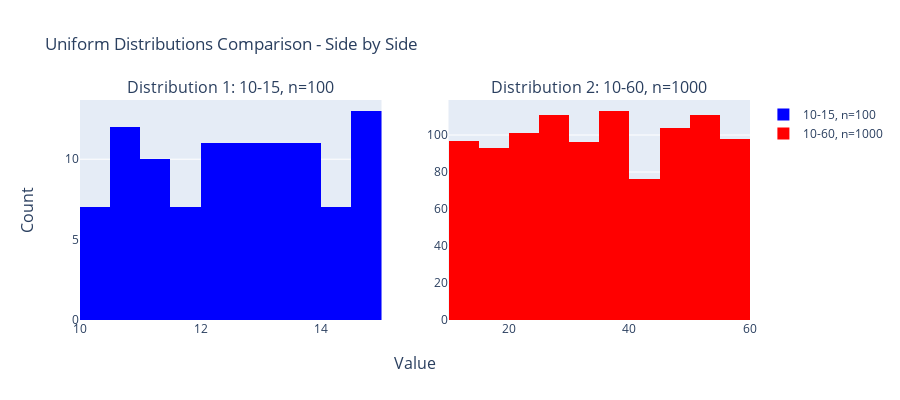

Source (notebook cell):
### Code cell
import plotly.express as px
from plotly.subplots import make_subplots
import plotly.graph_objs as go

import pandas as pd

# Combine the data into a DataFrame for Plotly
df_plot = pd.DataFrame({
    "Value": np.concatenate([set_one, set_two]),
    "Set": (["10-15, n=100"] * len(set_one)) + (["10-60, n=1000"] * len(set_two))
})

fig = make_subplots(
    rows=1, cols=2,
    subplot_titles=("Distribution 1: 10-15, n=100", "Distribution 2: 10-60, n=1000"),
    x_title="Value",
    y_title="Count"
)

# Add first histogram
fig.add_trace(
    go.Histogram(x=set_one, nbinsx=10, name="10-15, n=100", marker_color="blue"),
    row=1, col=1
)

# Add second histogram
fig.add_trace(
    go.Histogram(x=set_two, nbinsx=10, name="10-60, n=1000", marker_color="red"),
    row=1, col=2
)

# Update layout
fig.update_layout(
    title_text="Uniform Distributions Comparison - Side by Side",
    showlegend=True,
    height=400,
    width=900
)

fig.show()

### Figure 1 — Plotly figure (JSON) as saved in the notebook; plotly's stock layout.template omitted (floating-point values rounded to 4 significant figures; data arrays with more than 128 entries replaced by an {"elided": "..."} marker saying what was removed)
{"data": [{"marker": {"color": "blue"}, "name": "10-15, n=100", "nbinsx": 10, "type": "histogram", "x": [10.19, 11.09, 13.35, 13.61, 13.41, 13.08, 11.55, 10.5, 14.71, 13.07, 14.44, 13.4, 12.94, 12.9, 14.27, 11.49, 13.96, 12.38, 12.7, 13.91, 10.7, 11.19, 11.15, 14.76, 14.85, 14.95, 14.21, 14.6, 12.88, 14.65, 13.08, 10.89, 13.75, 10.67, 11.93, 10.77, 12.16, 13.76, 12.09, 10.44, 11.0, 10.16, 12.71, 14.29, 11.4, 13.05, 12.18, 12.35, 10.11, 14.29, 11.48, 11.56, 12.02, 12.19, 14.26, 12.97, 13.42, 14.79, 11.75, 14.67, 10.38, 14.89, 10.86, 11.42, 11.57, 14.67, 14.07, 12.63, 14.82, 14.67, 13.57, 12.2, 12.55, 13.33, 13.81, 10.86, 11.93, 11.32, 13.03, 11.2, 11.53, 11.03, 12.09, 12.97, 14.96, 10.65, 10.83, 12.81, 13.7, 13.59, 10.99, 13.16, 10.49, 12.45, 12.96, 13.6, 13.51, 12.04, 10.95, 10.47], "xaxis": "x", "yaxis": "y"}, {"marker": {"color": "red"}, "name": "10-60, n=1000", "nbinsx": 10, "type": "histogram", "x": {"elided": "1000 float values"}, "xaxis": "x2", "yaxis": "y2"}], "layout": {"annotations": [{"font": {"size": 16}, "showarrow": false, "text": "Distribution 1: 10-15, n=100", "x": 0.225, "xanchor": "center", "xref": "paper", "y": 1, "yanchor": "bottom", "yref": "paper"}, {"font": {"size": 16}, "showarrow": false, "text": "Distribution 2: 10-60, n=1000", "x": 0.775, "xanchor": "center", "xref": "paper", "y": 1, "yanchor": "bottom", "yref": "paper"}, {"font": {"size": 16}, "showarrow": false, "text": "Value", "x": 0.5, "xanchor": "center", "xref": "paper", "y": 0, "yanchor": "top", "yref": "paper", "yshift": -30}, {"font": {"size": 16}, "showarrow": false, "text": "Count", "textangle": -90, "x": 0, "xanchor": "right", "xref": "paper", "xshift": -40, "y": 0.5, "yanchor": "middle", "yref": "paper"}], "height": 400, "showlegend": true, "title": {"text": "Uniform Distributions Comparison - Side by Side"}, "width": 900, "xaxis": {"anchor": "y", "domain": [0, 0.45]}, "xaxis2": {"anchor": "y2", "domain": [0.55, 1]}, "yaxis": {"anchor": "x", "domain": [0, 1]}, "yaxis2": {"anchor": "x2", "domain": [0, 1]}}}
